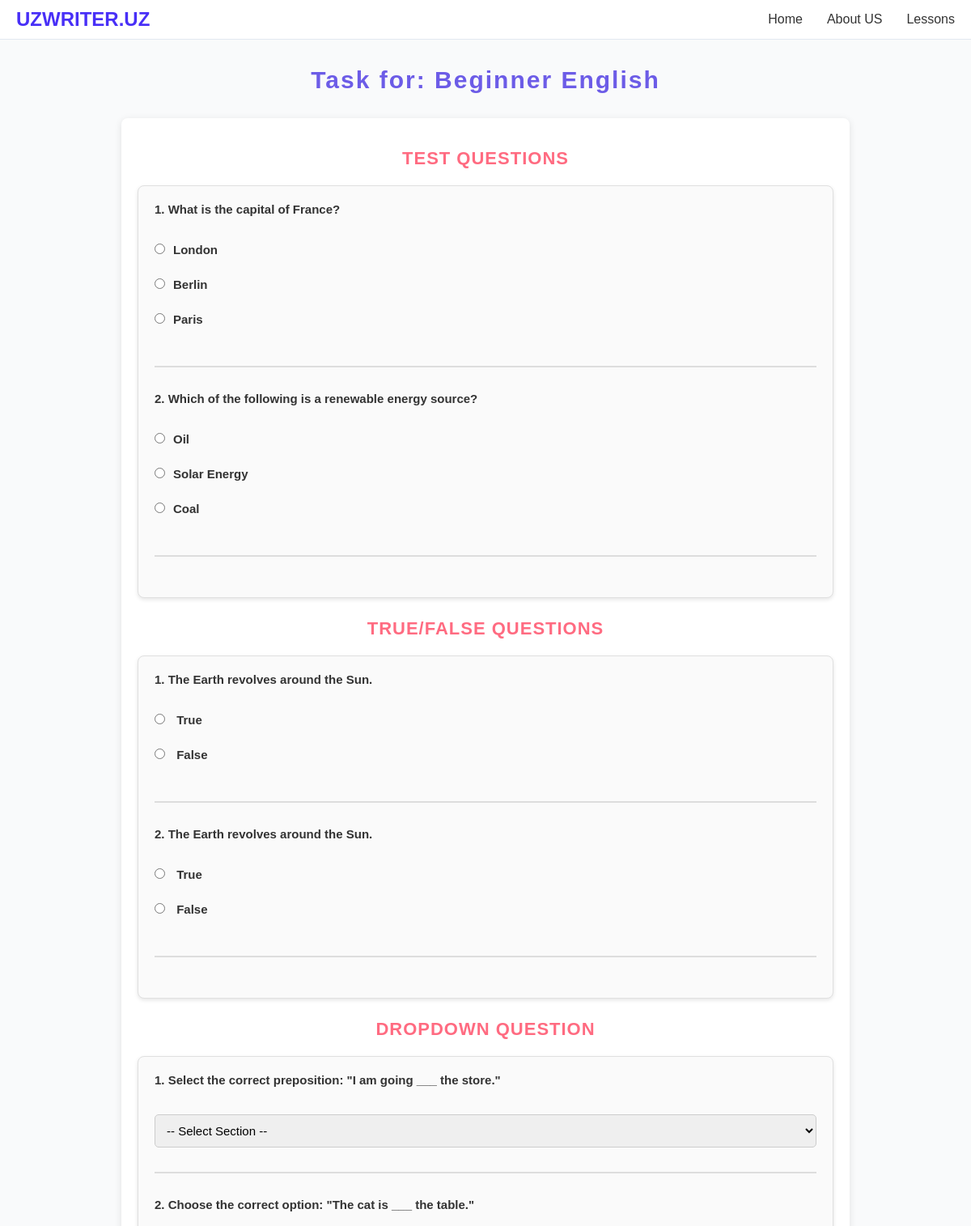
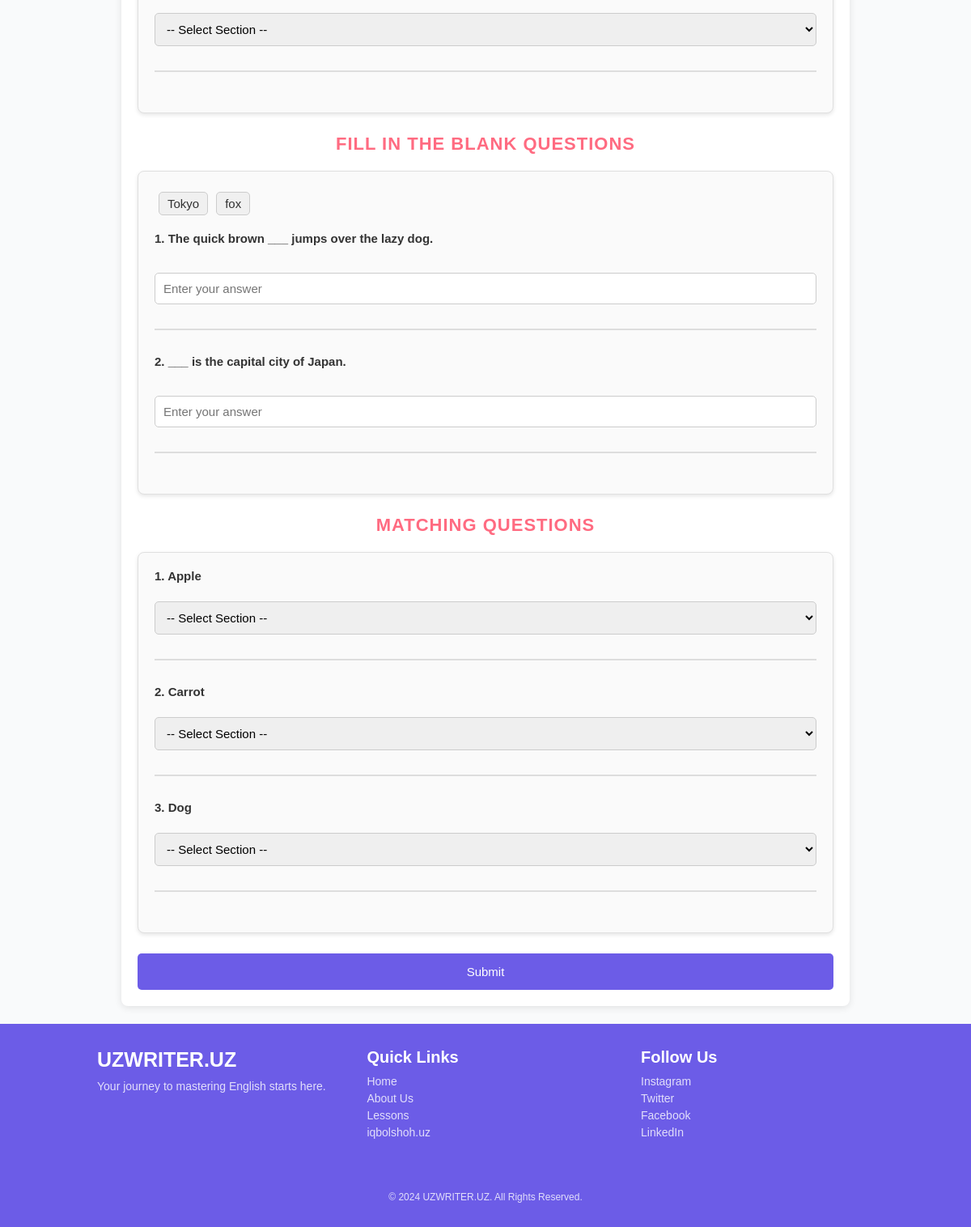
Screenshot of /worksheet.php?lessonid=1 with the database file from the repository (2 pictures, top to bottom).
### tables this page shows
CREATE TABLE IF NOT EXISTS lessons (
    id INT PRIMARY KEY AUTO_INCREMENT,
    title VARCHAR(100) NOT NULL,
    description VARCHAR(255) NOT NULL
);

CREATE TABLE IF NOT EXISTS test (
    id INT PRIMARY KEY AUTO_INCREMENT,
    lesson_id INT,
    question TEXT NOT NULL,
    FOREIGN KEY (lesson_id) REFERENCES lessons(id) ON DELETE CASCADE
);

CREATE TABLE IF NOT EXISTS test_options (
    id INT PRIMARY KEY AUTO_INCREMENT,
    test_id INT NOT NULL,
    option_text VARCHAR(255) NOT NULL,
    is_correct BOOLEAN DEFAULT FALSE,
    FOREIGN KEY (test_id) REFERENCES test(id) ON DELETE CASCADE
);

CREATE TABLE IF NOT EXISTS tru_false (
    id INT PRIMARY KEY AUTO_INCREMENT,
    lesson_id INT,
    statement TEXT NOT NULL,
    is_true BOOLEAN NOT NULL,
    FOREIGN KEY (lesson_id) REFERENCES lessons(id) ON DELETE CASCADE
);

CREATE TABLE IF NOT EXISTS dropdown (
    id INT PRIMARY KEY AUTO_INCREMENT,
    lesson_id INT,
    question TEXT NOT NULL,
    correct_answer VARCHAR(255) NOT NULL,
    FOREIGN KEY (lesson_id) REFERENCES lessons(id) ON DELETE CASCADE
);

CREATE TABLE IF NOT EXISTS fill_in_the_blank (
    id INT PRIMARY KEY AUTO_INCREMENT,
    lesson_id INT,
    sentence TEXT NOT NULL,
    correct_answer VARCHAR(255) NOT NULL,
    FOREIGN KEY (lesson_id) REFERENCES lessons(id) ON DELETE CASCADE
);

CREATE TABLE IF NOT EXISTS matching (
    id INT PRIMARY KEY AUTO_INCREMENT,
    lesson_id INT,
    left_side TEXT NOT NULL,
    right_side TEXT NOT NULL,
    FOREIGN KEY (lesson_id) REFERENCES lessons(id) ON DELETE CASCADE
);

### config.php (called while the page is built, shortened)
<?php
class Database
{
    private $conn;
    public function __construct()
    {
        $this->conn = new mysqli(DB_SERVER, DB_USERNAME, DB_PASSWORD, DB_NAME);
    }
    public function executeQuery($sql, $params = [], $types = "")
    {
        $result = $this->conn->prepare($sql);
        if (!$result->execute()) {
            return "Execution error: " . $result->error;
        }
        return $result;
    }
    public function select($table, $columns = "*", $condition = "", $params = [], $types = "")
    {
        $sql = "SELECT $columns FROM $table" . ($condition ? " WHERE $condition" : "");
        $result = $this->executeQuery($sql, $params, $types);
        return $result->get_result()->fetch_all(MYSQLI_ASSOC);
    }
}

### worksheet.php (the view, shortened to what this page needs)
<?php
include 'config.php';
$query = new Database();
if (isset($_GET['lessonid'])) {
    $lessonid = intval($_GET['lessonid']);
    $lesson = $query->select('lessons', '*', "id = $lessonid");
    $tests = $query->select('test', '*', "lesson_id = $lessonid");
    $tru_falses = $query->select('tru_false', '*', "lesson_id = $lessonid");
    $dropdowns = $query->select('dropdown', '*', "lesson_id = $lessonid");
    $fill_in_the_blanks = $query->select('fill_in_the_blank', '*', "lesson_id = $lessonid");
    $matchings = $query->select('matching', '*', "lesson_id = $lessonid");
?>
    <!DOCTYPE html>
    <html lang="en">
    <head>
    </head>
    <body>
        <?php include 'includes/header.php'; ?>
        <br>
        <br>
        <br>
        <h1 class="title">Task for: <?= $lesson[0]['title'] ?></h1>
        <?php if (!empty($tests) || !empty($tru_falses) || !empty($dropdowns) || !empty($fill_in_the_blanks) || !empty($matchings)) : ?>
            <form method="post">
                <?php if (!empty($tests)) : ?>
                    <h3 class="title_h3">Test Questions</h3>
                    <div class="task_item">
                        <?php foreach ($tests as $index => $test) :
                            $testid = $test['id'];
                            $options = $query->select('test_options', '*', "test_id = $testid");
                            shuffle($options);
                        ?>
                            <label for="test_question_<?= $testid; ?>">
                                <?= ($index + 1) . '. ' . htmlspecialchars($test['question']); ?>
                            </label><br>
                            <div class="options">
                                <?php foreach ($options as $option) : ?>
                                    <label>
                                        <input type="radio" name="test_answer_<?= $testid; ?>" id="test_answer_<?= $option['id']; ?>" value="<?= htmlspecialchars($option['id']); ?>"><?= htmlspecialchars($option['option_text']); ?>
                                    </label><br>
                                <?php endforeach; ?>
                            </div>
                            <hr>
                        <?php endforeach; ?>
                    </div>
                <?php endif; ?>
                <?php if (!empty($tru_falses)) : ?>
                    <h3 class="title_h3">True/False Questions</h3>
                    <div class="task_item">
                        <?php foreach ($tru_falses as $index => $tru_false) : ?>
                            <label for="tru_false_statement_<?= $tru_false['id']; ?>">
                                <?= ($index + 1) . '. ' . htmlspecialchars($tru_false['statement']); ?>
                            </label><br>
                            <div class="options">
                                <label for="tru_false_answer_<?= $tru_false['id']; ?>_true">
                                    <input type="radio" id="tru_false_answer_<?= $tru_false['id']; ?>_true" name="tru_false_answer_<?= $tru_false['id']; ?>" value="1"> True
                                </label><br>
                                <label for="tru_false_answer_<?= $tru_false['id']; ?>_false">
                                    <input type="radio" id="tru_false_answer_<?= $tru_false['id']; ?>_false" name="tru_false_answer_<?= $tru_false['id']; ?>" value="0"> False
                                </label><br>
                            </div>
                            <hr>
                        <?php endforeach; ?>
                    </div>
                <?php endif; ?>
                <?php if (!empty($dropdowns)) : ?>
                    <h3 class="title_h3">Dropdown Question</h3>
                    <div class="task_item">
                        <?php foreach ($dropdowns as $index => $dropdown) : ?>
                            <label for="dropdown_question_<?= $dropdown['id']; ?>"><?= ($index + 1) . '. ' . htmlspecialchars($dropdown['question']); ?></label><br>
                            <select name="dropdown_answer_<?= $dropdown['id']; ?>" id="dropdown_question_<?= $dropdown['id']; ?>" class="dropdown">
                                <option value="" disabled selected>-- Select Section --</option>
                            </select><br>
                            <hr>
                        <?php endforeach; ?>
                    </div>
                <?php endif; ?>
                <?php if (!empty($fill_in_the_blanks)) : ?>
                    <h3 class="title_h3">Fill in the Blank Questions</h3>
                    <div class="task_item">
                        <div id="words-container" class="words"></div>
                        <?php foreach ($fill_in_the_blanks as $index => $blank) : ?>
                            <label for="fill_in_the_blank_<?= $blank['id']; ?>">
                                <?= ($index + 1) . '. ' . htmlspecialchars($blank['sentence']); ?>
                            </label><br>
                            <input type="text" name="fill_in_the_blank_answer_<?= $blank['id']; ?>" placeholder="Enter your answer"><br>
                            <hr>
                        <?php endforeach; ?>
                    </div>
                <?php endif; ?>
                <?php if (!empty($matchings)) : ?>
                    <h3 class="title_h3">Matching Questions</h3>
                    <div class="task_item">
                        <?php foreach ($matchings as $index => $matching) : ?>
                            <div class="matching-question">
                                <div class="left-side">
                                    <label for="matching_<?= $matching['id']; ?>"><?= ($index + 1) . '. ' . htmlspecialchars($matching['left_side']); ?></label>
                                </div>
                                <div class="right-side">
                                    <select name="matching_answer_<?= $matching['id']; ?>" id="matching_<?= $matching['id']; ?>" class="matching-dropdown">
                                        <option value="" disabled selected>-- Select Section --</option>
                                    </select>
                                </div>
                            </div>
                            <hr>
                        <?php endforeach; ?>
                    </div>
                <?php endif; ?>
                <input type="submit" value="Submit" class="submit-btn">
            </form>
        <?php endif; ?>
        <br><br>
        <?php include 'includes/footer.php'; ?>
    </body>
    </html>
<?php
} else {
    header('Location: lessons.php');
    exit();
}
?>

### worksheet.php (style rules this page uses)
.title { color: #6c5ce7; text-align: center; font-size: 3rem; margin-bottom: 30px; letter-spacing: 2px; }
form { margin: 0 auto; width: calc(100% - 40px); max-width: 900px; padding: 20px; border-radius: 8px; background-color: #ffffff; box-shadow: 0 2px 10px rgba(0, 0, 0, 0.1); }
.title_h3 { color: #ff6b81; text-align: center; font-size: 2.2rem; margin-top: 17px; margin-bottom: 20px; text-transform: uppercase; letter-spacing: 1px; }
.task_item { border: 1px solid #e0e0e0; padding: 20px; margin-bottom: 25px; border-radius: 8px; background-color: #fafafa; box-shadow: 0 2px 5px rgba(0, 0, 0, 0.1); }
.task_item label { font-weight: 600; font-size: 1.5rem; margin-bottom: 15px; display: block; }
.task_item input[type="radio"], .task_item select, .task_item input[type="text"] { width: 100%; padding: 10px; border: 1px solid #ccc; border-radius: 5px; font-size: 1.5rem; margin-top: 8px; box-sizing: border-box; transition: all 0.3s ease; display: inline-block; }
.task_item .options { display: flex; flex-direction: column; }
.task_item .options input[type="radio"] { margin-right: 10px; width: auto; }
.task_item .options label, .task_item .options p { display: inline-block; margin-bottom: 8px; }
.submit-btn { padding: 14px 30px; font-size: 1.5rem; background-color: #6c5ce7; color: white; border: none; border-radius: 5px; cursor: pointer; width: 100%; text-align: center; transition: background-color 0.3s ease; }
hr { border: none; border-top: 2px solid #ddd; margin: 30px 0; }
.words { margin-bottom: 15px; }

### includes/header.php (style rules this page uses)
* { margin: 0; padding: 0; box-sizing: border-box; }
html { font-size: 62.5%; }
body { font-family: 'Poppins', sans-serif; background-color: #f9fafb; color: #333; }

### rows the page displays
lessons: title "Beginner English"
test: question "What is the capital of France?"
test_options: option_text "London"
test_options: option_text "Berlin"
test_options: option_text "Paris"
test: question "Which of the following is a renewable energy source?"
test_options: option_text "Oil"
test_options: option_text "Solar Energy"
test_options: option_text "Coal"
tru_false: statement "The Earth revolves around the Sun."
tru_false: statement "The Earth revolves around the Sun."
dropdown: question "Select the correct preposition: \"I am going ___ the store.\""
dropdown: question "Choose the correct option: \"The cat is ___ the table.\""
fill_in_the_blank: sentence "The quick brown ___ jumps over the lazy dog."
fill_in_the_blank: sentence "___ is the capital city of Japan."
matching: left_side "Apple"
matching: left_side "Carrot"
matching: left_side "Dog"
